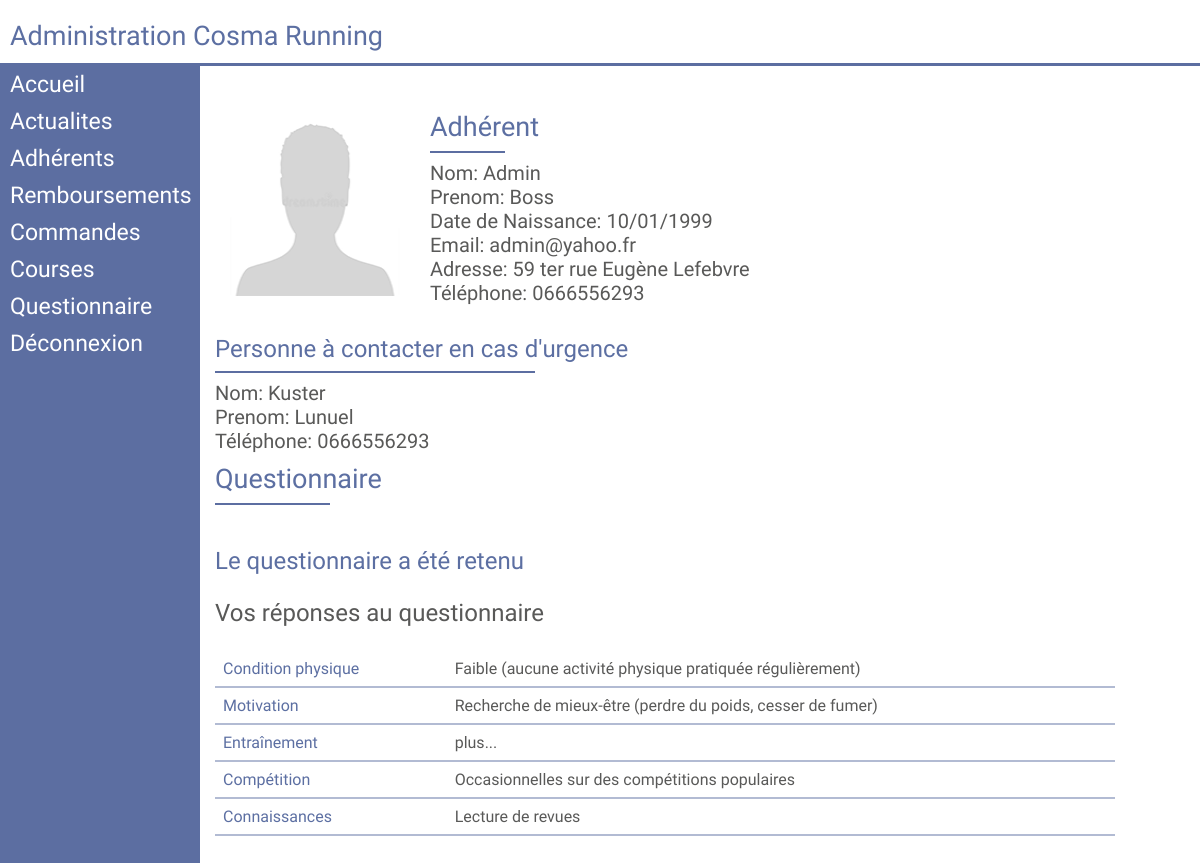
Screenshot of /php/Edit.php?post=ficheAdherent&&fiche=ADMINLUN with the database file from the repository.
### tables this page shows
CREATE TABLE  adherent(
  Id_adherent char(8) NOT NULL,
  Mdp char(100) NOT NULL,
  Mdpconfirm char(100) NOT NULL,
  Nom char(30) NOT NULL,
  Prenom char(30) NOT NULL,
  Email char(50) NOT NULL,
  DateNaissance char(20) NOT NULL,
  Adresse char(100) NOT NULL,
  Téléphone char(50) NOT NULL,
  Id_sexe int(1) NOT NULL,
  Unom  char(30) NOT NULL,
  Uprenom char(30) NOT NULL,
  Utel char(10) NOT NULL,
  Photo_profil char(100) DEFAULT "PPModele.png",
  Clef char(100),
  Validation boolean DEFAULT false,
  CONSTRAINT pk_adherent PRIMARY KEY (Id_adherent),
  CONSTRAINT fk_adherentSexe FOREIGN KEY (Id_sexe) REFERENCES Sexe(Id_sexe)
  );

CREATE TABLE cat_questionnaire(
  Id_cat_questionnaire char(3) NOT NULL,
  Libelle_cat_questionnaire char(200),
  link char(200),
  CONSTRAINT pk_cat_questionnaire  PRIMARY KEY (Id_cat_questionnaire)
  );

CREATE TABLE checkbox_questionnaire(
  Id_checkbox_questionnaire char(8) NOT NULL,
  Libelle_checkbox_questionnaire char(200),
  CONSTRAINT pk_checkbox_questionnaire  PRIMARY KEY (Id_checkbox_questionnaire)
  );

### fct/dateFR.php (called while the page is built, shortened)
<?php
	function dateFR($dateBDD){
			$date = date_parse($dateBDD);
		    $jour = $date['day'];
		    $mois = $date['month'];
		    if ($mois < 10) {
		    	$mois = '0'.$mois;
		    }
		    $annee = $date['year'];
		    return $jour.'/'.$mois.'/'.$annee;
	}
?>

### fct/infosAdherents.php (the view, shortened to what this page needs)
<?php
	function InfosAdherent($id){
		include"connectBDD.php";
		$req = $bdd->query(
      	'SELECT *
     	FROM adherent
     	 WHERE Id_adherent = "'.$id.'"');
		while ($donnees = $req->fetch()){
			$Nom = $donnees['Nom'];
			$Prenom = $donnees['Prenom'];
			$DateNaissance = $donnees['DateNaissance'];
			$email = $donnees['Email'];
			$Unom = $donnees['Unom'];
			$Uprenom = $donnees['Uprenom'];
			$adresse = $donnees['Adresse'];
			$tel = $donnees['Téléphone'];
			$Utel = $donnees['Utel'];
			$photo = $donnees['Photo_profil'];
			$DateNaissance = dateFR($donnees['DateNaissance']);
		}
		echo '
			<div style="display:flex;">
				<div style="padding:15px;">
					<img style="max-width:100%;max-height:100%;width:170px;
					height:200px;"   src="../img/Adherent/Profil/'.$photo.'">
				</div>
				<div style="padding:15px;">
					<p class="h1">Adhérent</p>
					<hr class="sep2 bleu" style="max-width:75px;width:100%;">
					<p>Nom: '.$Nom.'</p>
					 <p>Prenom: '.$Prenom.'</p>
					 <p>Date de Naissance: '.$DateNaissance.'</p>
					 <p>Email: '.$email.'</p>
					 <p>Adresse: '.$adresse .'</p>
					 <p>Téléphone: '.$tel .'</p>
				</div>
			</div>
			<div>
			 <p class="h1 Yanone">Personne à contacter en cas d\'urgence</p>
			 <hr class="sep2 bleu" style="max-width:320px;width:100%;">
			 <p>Nom: '.$Unom.'</p>
			 <p>Prenom: '.$Uprenom.'</p>
			 <p>Téléphone: '.$Utel.'</p>
			</div>';
	$req = $bdd->query('SELECT * FROM res_questionnaire WHERE Id_adherent = "'.$id.'"');
	$n = $req->rowCount();
	if ($n == 0) {
		echo "<p class=\" marg10 Yanone bleu\">Le questionnaire n'a pas encore été enregistré</p>";
	}
	else{
		echo '<p class="h1 marg10 ">Questionnaire<p>
					<hr class="sep2 bleu" style="max-width: 115px;">';
		echo "<br><p class=\" marg10 Yanone bleu\">Le questionnaire a été retenu</p>";
		echo '<br> <p class="Yanone">Vos réponses au questionnaire</p>';
		echo '<br><table class="table-admin">';
		$cat =  $bdd->query('SELECT * FROM cat_questionnaire');
		while ($donnees = $cat->fetch()){
		$libelleCat = $donnees['link'];
			$idlibelle =  $bdd->query('SELECT '.$libelleCat.' FROM res_questionnaire  WHERE Id_adherent = "'.$id.'"');
				while ($d = $idlibelle->fetch()){
					$libelle =  $bdd->query('SELECT Libelle_checkbox_questionnaire FROM checkbox_questionnaire  WHERE  id_checkbox_questionnaire = "'.$d[''.$libelleCat.''].'"');
					while ($p = $libelle->fetch()){
						echo'<tr><td class="bleu">'.$donnees['Libelle_cat_questionnaire'].'</td><td>'.$p['Libelle_checkbox_questionnaire'].'</td></tr>';
					}
				}
		}
	echo "</table>";
	}
	}
?>

### php/Edit.php (shortened to what this page needs)
<?php
include "../fct/dateFR.php";
?>
<!DOCTYPE html>
<html lang="fr">
	<head>
		<link href="../css/styleIndex.css" rel="stylesheet" >
		<link href="../css/style-admin.css" rel="stylesheet" >
		<link rel="stylesheet" href="https://cdnjs.cloudflare.com/ajax/libs/font-awesome/4.7.0/css/font-awesome.min.css">
	</head>
	<body>
		<div class="wrapper">
			<div class="C1-C3">
				<div>
					<p class="h1">Administration Cosma Running</p>
				</div>
			</div>
			<div class="C1">
				<?php include "../WP-admin/WP-admin-Navbar.php" ;?>
			</div>
			<div class="C2-C3">
				<div class="main-content">
				<?php
				if (isset($_GET['post'])) {
					include '../WP-admin/WP-admin-'.$_GET['post'].'.php';
				}
				else{
					include "../WP-admin/WP-admin-home.php";
				}
				?>
				</div>
	        </div>
	    </div>
	</body>
	</html>

### WP-admin/WP-admin-Navbar.php
<div>
	<ul>
	  <a class="a-navbar" href="./Edit.php">Accueil</a>
	  <a class="a-navbar" href="./Edit.php?post=Actualites">Actualites</a>
	  <a class="a-navbar" href="./Edit.php?post=Adherents">Adhérents</a>
	  <a class="a-navbar" href="./Edit.php?post=Remboursements">Remboursements</a>
	  <a class="a-navbar" href="./Edit.php?post=Commandes">Commandes</a>
	  <a class="a-navbar" href="./Edit.php?post=Courses">Courses</a>
	  <a class="a-navbar" href="./Edit.php?post=Questionnaires">Questionnaire</a>
	  <a class="a-navbar" href="../WP-admin/deconnexion-admin.php">Déconnexion</a>
	</ul>
</div>

### WP-admin/WP-admin-ficheAdherent.php
<?php
if (isset($_GET['fiche'])) {
	include '../fct/infosAdherents.php';
	InfosAdherent($_GET['fiche']);
}
else {
	header('Location: Edit.php');
}
?>

### css/styleIndex.css (style rules this page uses)
html,body { margin: 0px; outline: none; font-family: 'Roboto Condensed', sans-serif; color: #595958; font-size: 20px; }
p { cursor: default; margin: 0px; }
* { box-sizing: border-box; }
a { text-decoration: none; color: white; }
ul { list-style-type: none; margin: auto; padding: 0; }
table { width: 100%; border-collapse: collapse; max-width: 900px; margin: auto; }
td { font-weight: 500;font-size: 16px;text-align: left;padding: 8px; }
.table-admin { margin: 0px; }
.table-admin tr td { border-bottom: 2px solid #485d966b; }
.bleu { color:#485d96e3 }
.Yanone { font-family: 'Yanone Kaffeesatz', sans-serif; }
.marg10 { margin-top: 10px; }
.wrapper { display: grid; grid-template-columns:300px 1fr; width: 100%; grid-template-rows:auto 1fr auto auto; min-height: 100vh; }
.C1-C3 { grid-column: 1/3; flex-wrap: wrap; }
.C1 { grid-column: 1; }
.C2-C3 { grid-column: 2/3; flex-wrap: wrap; }
.h1 { color: #485d96e3; font-size: 27px; font-family: 'Yanone Kaffeesatz', sans-serif; margin: 15px 0px 6px 0px; }
hr.sep2 { overflow: visible; padding: 0; border: none; border-top:2px solid #485d96e3; text-align: left; size: 15px; width: 20%; margin: 8px 0px; width: 100%; }
img { vertical-align: middle; }

### css/style-admin.css (style rules this page uses)
html,body { margin: 0px; outline: none; font-family: 'Roboto Condensed', sans-serif; background: white; min-width: 0; font-size: 20px; }
p { cursor: default; margin: 0px; }
* { box-sizing: border-box; }
a { text-decoration: none; color: white; }
ul { list-style-type: none; margin: auto; padding: 0; overflow: auto; }
table { width: 100%; border-collapse: collapse; max-width: 900px; }
td { font-weight: 500;text-align: left;padding: 8px; }
.bleu { color:#485d96e3 }
.Yanone { font-family: 'Yanone Kaffeesatz', sans-serif;font-size: 24px; }
.marg10 { margin-top: 10px; }
.wrapper { display: grid; grid-template-columns:200px 1fr; width: 100%; grid-template-rows:auto 1fr; min-height: 100vh; }
.C1-C3 div { padding: 5px 10px; border-bottom:3px solid #485d96e3; }
.main-content { padding: 15px; }
.C2-C3 { padding-bottom: 150px; }
.C1 { background-color: #485d96e3; }
.C1 div ul a { text-align: left; display: inline-flex; text-align: center; padding: 5px 10px; font-size: 23px; width:100%; }
.table-admin { margin: 0px; }
.table-admin tr td { border-bottom: 2px solid #485d966b; }

### rows the page displays
adherent: Photo_profil (picture), Nom "Admin", Prenom "Boss", DateNaissance "10/01/1999", Email "admin@yahoo.fr", Adresse "59 ter rue Eugène Lefebvre", Téléphone "0666556293", Unom "Kuster", Uprenom "Lunuel", Utel "0666556293"
cat_questionnaire: Libelle_cat_questionnaire "Condition physique"
checkbox_questionnaire: Libelle_checkbox_questionnaire "Faible (aucune activité physique pratiquée régulièrement)"
cat_questionnaire: Libelle_cat_questionnaire "Motivation"
checkbox_questionnaire: Libelle_checkbox_questionnaire "Recherche de mieux-être (perdre du poids, cesser de fumer)"
cat_questionnaire: Libelle_cat_questionnaire "Entraînement"
checkbox_questionnaire: Libelle_checkbox_questionnaire "plus..."
cat_questionnaire: Libelle_cat_questionnaire "Compétition"
checkbox_questionnaire: Libelle_checkbox_questionnaire "Occasionnelles sur des compétitions populaires"
cat_questionnaire: Libelle_cat_questionnaire "Connaissances"
checkbox_questionnaire: Libelle_checkbox_questionnaire "Lecture de revues"
